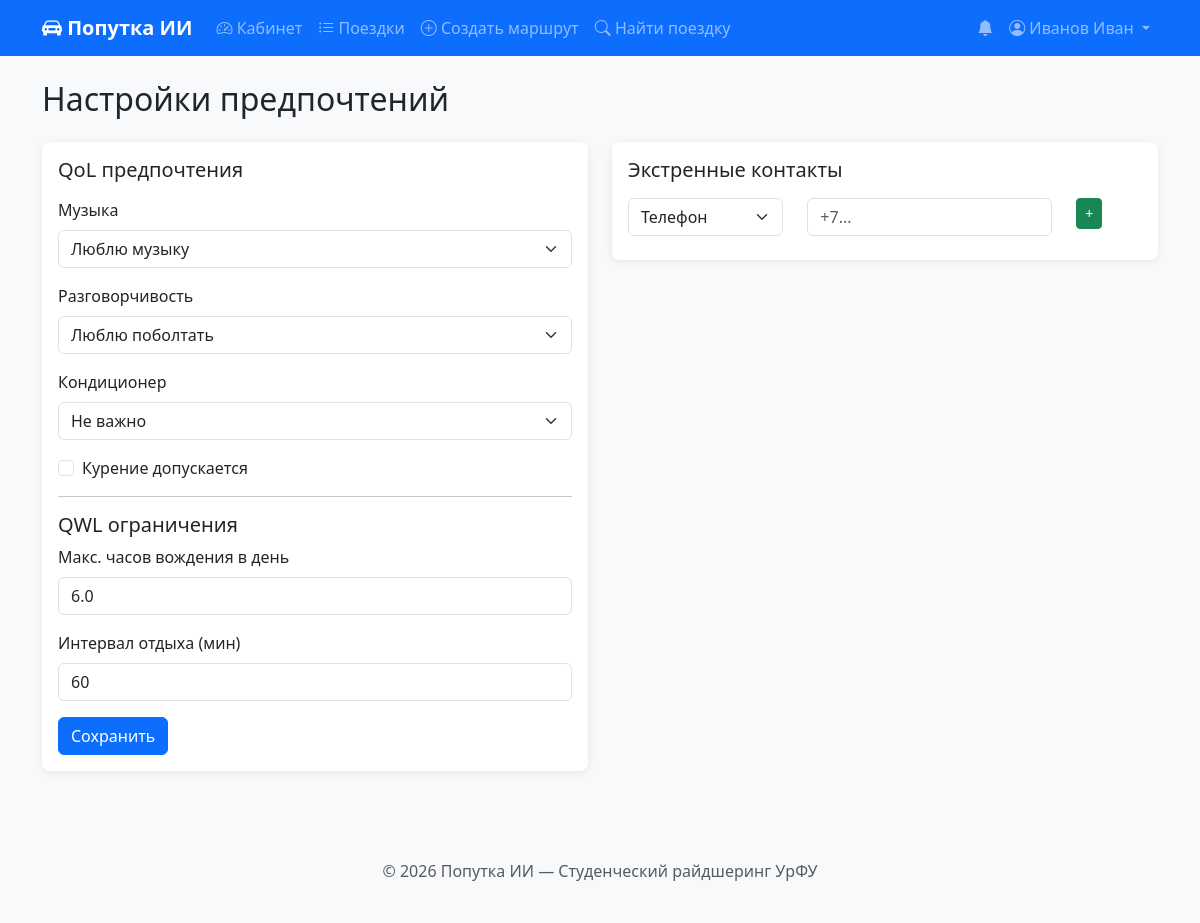
The page /users/preferences (signed in) on the database its author committed.
### models.py (models this page shows, shortened)
class User(UserMixin, db.Model):
    __tablename__ = 'users'
    id = db.Column(db.Integer, primary_key=True)
    email = db.Column(db.String(120), unique=True, nullable=False)
    password_hash = db.Column(db.String(60), nullable=False)
    full_name = db.Column(db.String(100), nullable=False)
    role = db.Column(db.String(20), nullable=False, default='passenger')
    is_verified = db.Column(db.Boolean, default=False)
    music_pref = db.Column(db.String(20), default='neutral')
    talk_pref = db.Column(db.String(20), default='neutral')
    ac_pref = db.Column(db.String(20), default='no_matter')
    smoking = db.Column(db.Boolean, default=False)
    max_daily_hours = db.Column(db.Float, default=6.0)
    break_interval_min = db.Column(db.Integer, default=60)
    car_model = db.Column(db.String(50), nullable=True)
    car_color = db.Column(db.String(30), nullable=True)
    emergency_contacts = db.relationship('EmergencyContact', backref='user', lazy=True, cascade='all, delete-orphan')
    routes = db.relationship('Route', backref='driver', lazy=True, cascade='all, delete-orphan')
    rides = db.relationship('Ride', backref='driver', lazy=True, cascade='all, delete-orphan', foreign_keys='Ride.driver_id')
    requests = db.relationship('RideRequest', backref='passenger', lazy=True, cascade='all, delete-orphan')
    ratings_given = db.relationship('Rating', backref='from_user', lazy=True, foreign_keys='Rating.from_user_id', cascade='all, delete-orphan')
    ratings_received = db.relationship('Rating', backref='to_user', lazy=True, foreign_keys='Rating.to_user_id', cascade='all, delete-orphan')
    notifications = db.relationship('Notification', backref='user', lazy=True, cascade='all, delete-orphan')

### blueprints/users.py (the view, shortened to what this page needs)
@users_bp.route('/preferences', methods=['GET', 'POST'])
@login_required
def preferences():
    return render_template('preferences.html')

### templates/preferences.html (shortened to what this page needs)
{% extends "base.html" %}
{% block content %}
<h2 class="mb-4">Настройки предпочтений</h2>
<div class="row">
    <div class="col-md-6">
        <div class="card mb-3"><div class="card-body">
            <h5 class="mb-3">QoL предпочтения</h5>
            <form method="POST" action="{{ url_for('users.preferences') }}">
                <div class="mb-3"><label for="music_pref" class="form-label">Музыка</label>
                    <select class="form-select" id="music_pref" name="music_pref">
                        <option value="love" {% if current_user.music_pref == 'love' %}selected{% endif %}>Люблю музыку</option>
                        <option value="no" {% if current_user.music_pref == 'no' %}selected{% endif %}>Без музыки</option></select></div>
                <div class="mb-3"><label for="talk_pref" class="form-label">Разговорчивость</label>
                    <select class="form-select" id="talk_pref" name="talk_pref">
                        <option value="talk" {% if current_user.talk_pref == 'talk' %}selected{% endif %}>Люблю поболтать</option>
                        <option value="silence" {% if current_user.talk_pref == 'silence' %}selected{% endif %}>Предпочитаю тишину</option></select></div>
                <div class="mb-3"><label for="ac_pref" class="form-label">Кондиционер</label>
                    <select class="form-select" id="ac_pref" name="ac_pref">
                        <option value="no_matter" {% if current_user.ac_pref == 'no_matter' %}selected{% endif %}>Не важно</option>
                        <option value="must" {% if current_user.ac_pref == 'must' %}selected{% endif %}>Обязательно</option></select></div>
                <div class="form-check mb-3"><input class="form-check-input" type="checkbox" id="smoking" name="smoking" {% if current_user.smoking %}checked{% endif %}>
                    <label class="form-check-label" for="smoking">Курение допускается</label></div>
                <hr><h5>QWL ограничения</h5>
                <div class="mb-3"><label for="max_daily_hours" class="form-label">Макс. часов вождения в день</label>
                    <input type="number" class="form-control" id="max_daily_hours" name="max_daily_hours" step="0.5" min="1" max="12" value="{{ current_user.max_daily_hours }}"></div>
                <div class="mb-3"><label for="break_interval_min" class="form-label">Интервал отдыха (мин)</label>
                    <input type="number" class="form-control" id="break_interval_min" name="break_interval_min" min="15" max="180" value="{{ current_user.break_interval_min }}"></div>
                <button type="submit" class="btn btn-primary">Сохранить</button>
            </form>
        </div></div>
    </div>
    <div class="col-md-6">
        <div class="card"><div class="card-body">
            <h5 class="mb-3">Экстренные контакты</h5>
            <form method="POST" action="{{ url_for('emergency.add_contact') }}">
                <div class="row mb-2">
                    <div class="col-4"><select class="form-select" name="contact_type">
                        <option value="phone">Телефон</option><option value="telegram">Telegram</option><option value="email">Email</option></select></div>
                    <div class="col-6"><input type="text" class="form-control" name="contact_value" placeholder="+7..."></div>
                    <div class="col-2"><button type="submit" class="btn btn-sm btn-success">+</button></div>
                </div>
            </form>
        </div></div>
    </div>
</div>
{% endblock %}

### templates/base.html (shortened to what this page needs)
<!DOCTYPE html>
<html lang="ru">
<head>
    <link href="https://cdn.jsdelivr.net/npm/bootstrap@5.3.2/dist/css/bootstrap.min.css" rel="stylesheet">
    <link rel="stylesheet" href="https://cdn.jsdelivr.net/npm/bootstrap-icons@1.11.1/font/bootstrap-icons.css">
    <link rel="stylesheet" href="{{ url_for('static', filename='style.css') }}">
</head>
<body>
    <nav class="navbar navbar-expand-lg navbar-dark bg-primary">
        <div class="container">
            <a class="navbar-brand" href="{{ url_for('index') }}"><i class="bi bi-car-front-fill"></i> Попутка ИИ</a>
            <div class="collapse navbar-collapse" id="navbarNav">
                <ul class="navbar-nav me-auto">
                    {% if current_user.is_authenticated %}
                        <li class="nav-item"><a class="nav-link" href="{{ url_for('dashboard') }}"><i class="bi bi-speedometer2"></i> Кабинет</a></li>
                        <li class="nav-item"><a class="nav-link" href="{{ url_for('rides.ride_list') }}"><i class="bi bi-list-ul"></i> Поездки</a></li>
                        <li class="nav-item"><a class="nav-link" href="{{ url_for('rides.create_route_page') }}"><i class="bi bi-plus-circle"></i> Создать маршрут</a></li>
                        <li class="nav-item"><a class="nav-link" href="{{ url_for('rides.create_request_page') }}"><i class="bi bi-search"></i> Найти поездку</a></li>
                    {% endif %}
                </ul>
                <ul class="navbar-nav">
                    {% if current_user.is_authenticated %}
                        <li class="nav-item">
                            <a class="nav-link position-relative" href="{{ url_for('notifications') }}">
                                <i class="bi bi-bell-fill"></i>
                            </a>
                        </li>
                        <li class="nav-item dropdown">
                            <a class="nav-link dropdown-toggle" href="#" role="button" data-bs-toggle="dropdown">
                                <i class="bi bi-person-circle"></i> {{ current_user.full_name }}
                            </a>
                        </li>
                    {% else %}
                        <li class="nav-item"><a class="nav-link" href="{{ url_for('auth.login') }}">Войти</a></li>
                        <li class="nav-item"><a class="nav-link" href="{{ url_for('auth.register') }}">Регистрация</a></li>
                    {% endif %}
                </ul>
            </div>
        </div>
    </nav>
    <main class="container my-4">
        {% block content %}{% endblock %}
    </main>
    <footer class="bg-light text-center text-muted py-4 mt-5">
        <div class="container"><p>&copy; 2026 Попутка ИИ — Студенческий райдшеринг УрФУ</p></div>
    </footer>
</body>
</html>

### static/style.css (style rules this page uses)
body { background-color: #f8f9fa; }
.navbar-brand { font-weight: 700; }
.card { border: none; box-shadow: 0 2px 8px rgba(0,0,0,0.08); border-radius: 0.5rem; }

### rows shown on the page
User: full_name "Иванов Иван", music_pref "Люблю музыку", talk_pref "Люблю поболтать", ac_pref "Не важно", max_daily_hours "6.0", break_interval_min "60"
